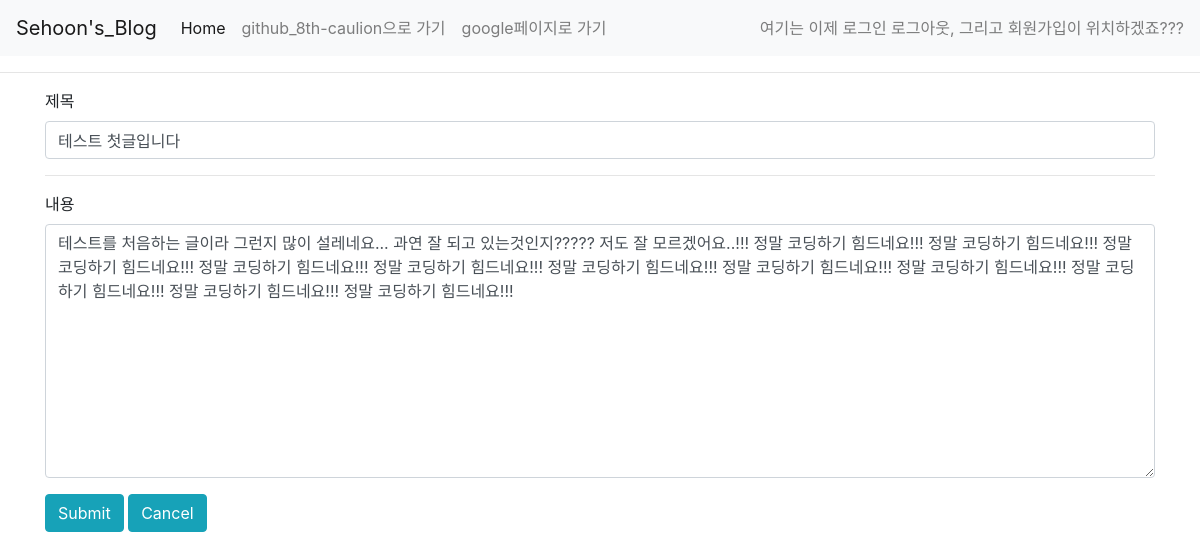
The page /blog/edit/1 on the database its author committed.
### blogpost/models.py (models this page shows, shortened)
class Blog(models.Model):
    user_id = models.IntegerField()
    title = models.CharField(max_length = 200)
    pub_date = models.DateTimeField('date published')
    body = models.TextField()

### blogpost/views.py (the view)
# urls.py: path('blog/edit/<int:blog_id>', blogpost.views.edit, name = "edit"),
def edit(request, blog_id):
    blog = get_object_or_404(Blog, pk = blog_id)
    return render(request, 'edit.html', {'blog' : blog})

### blogpost/templates/edit.html (shortened to what this page needs)
{% extends "base.html" %}
{% block content %}
<form action = "{% url 'update' blog.id %}">
        <div class="form-group">
            <label for="exampleFormControlInput1">제목 </label>
            <input type="text" class="form-control" id="exampleFormControlInput1" name = "title" value = "{{blog.title}}">
        </div>
        <hr>
        <div class="form-group">
            <label for="exampleFormControlTextarea1">내용</label>
            <textarea class="form-control" id="exampleFormControlTextarea1" rows="10" name = "body">{{blog.body}}</textarea>
        </div>
        <input class="btn btn-info" type="submit" value="Submit">
        <a href="{% url 'home' %}" class="btn btn-info">Cancel</a>
    </form>
{% endblock %}

### rows shown on the page
Blog: title "테스트 첫글입니다", body "테스트를 처음하는 글이라 그런지 많이 설레네요... 과연 잘 되고 있는것인지????? 저도 잘 모르겠어요..!!! 정말 코딩하기 힘드네요!!! 정말 코딩하기 힘드네요!!! 정말 코딩하기 힘드네요!!! 정말 코딩하기 힘드네요!!! 정말 코딩하기 힘드네요!!! 정말 코딩하기 힘드네요!!! 정말 코딩하기 힘드네요!!! 정말 코딩하기 힘드네요!!! 정말 코딩하기 힘드네요!!! 정말 코딩하기 힘드네요!!! 정말 코딩하기 힘드네요!!!"
